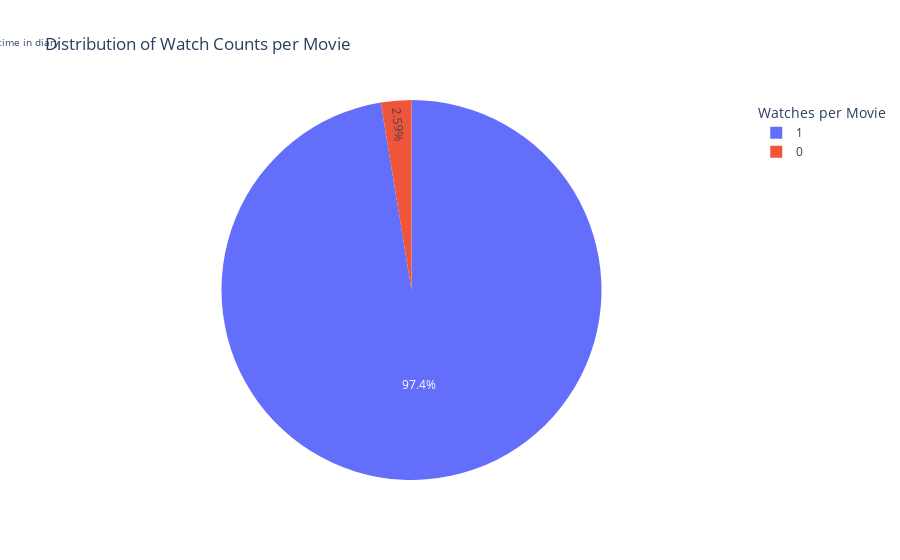

Notebook source saved alongside this figure:
### Markdown cell above
# all time watches per movie

### Code cell
watches = diary_df.value_counts(['unique_movies']).reset_index(name='watch_count_per_movie').sort_values('watch_count_per_movie', ascending=False)

watch_count_per_movie = watches['watch_count_per_movie'].value_counts().sort_index(ascending=False).reset_index(name='watches')

fig = px.pie(watch_count_per_movie, 
             values='watches', 
             names=watch_count_per_movie.index, 
             title='Distribution of Watch Counts per Movie')

fig.update_layout(
    legend=dict(
        title=dict(text='Watches per Movie') 
    )
)

fig.update_layout(
    annotations=[
        dict(
            text='all time in diary',  
            x=-0.15,  
            y=1.175, 
            xref='paper',
            yref='paper',
            showarrow=False,
            font=dict(size=10)
        )
    ]
)

fig.show()

### Figure 1 — Plotly figure (JSON) as saved in the notebook; plotly's stock layout.template omitted (floating-point values rounded to 4 significant figures)
{"data": [{"domain": {"x": [0, 1], "y": [0, 1]}, "hovertemplate": "index=%{label}<br>watches=%{value}<extra></extra>", "labels": [0, 1], "legendgroup": "", "name": "", "showlegend": true, "type": "pie", "values": [6, 226]}], "layout": {"annotations": [{"font": {"size": 10}, "showarrow": false, "text": "all time in diary", "x": -0.15, "xref": "paper", "y": 1.175, "yref": "paper"}], "legend": {"title": {"text": "Watches per Movie"}, "tracegroupgap": 0}, "title": {"text": "Distribution of Watch Counts per Movie"}}}
